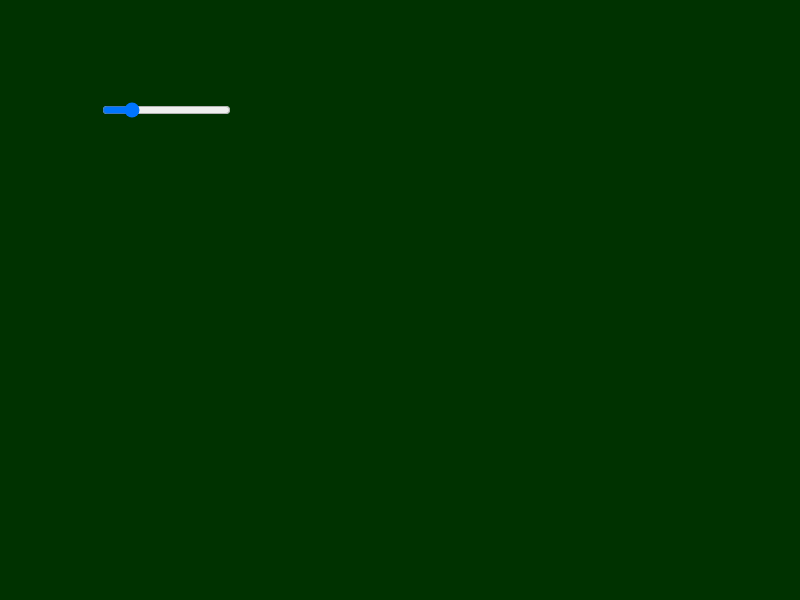
Frame 1 (no input)
Frame 2 (the mouse pressed at the canvas centre, redrawn once): identical to frame 1, image omitted

The p5.js sketch that drew this single still picture (run headless with seeded random() and noise() and a simulated clock; the mouse was pressed at the canvas centre and the sketch redrawn once):

// p5.js sketch
// ── sketch.js
var slider;

function setup() {
  createCanvas(800, 600);

  slider = createSlider(0, 255);
  slider.position(100, 100);

  slider.elt.addEventListener('input', function () {
    redraw();
  });

  noLoop();

}

function draw() {

  background(0, slider.value(), 0);

}
